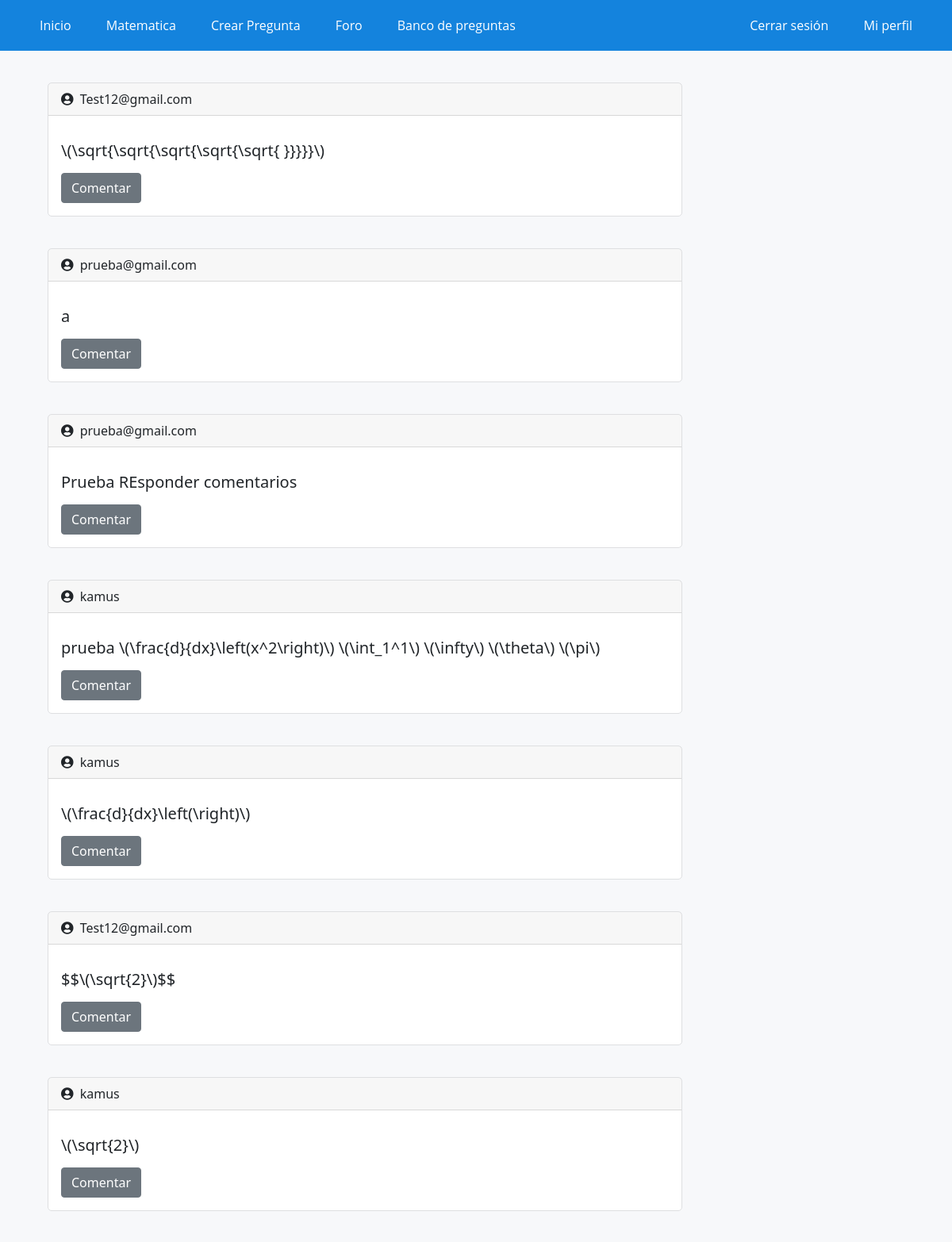
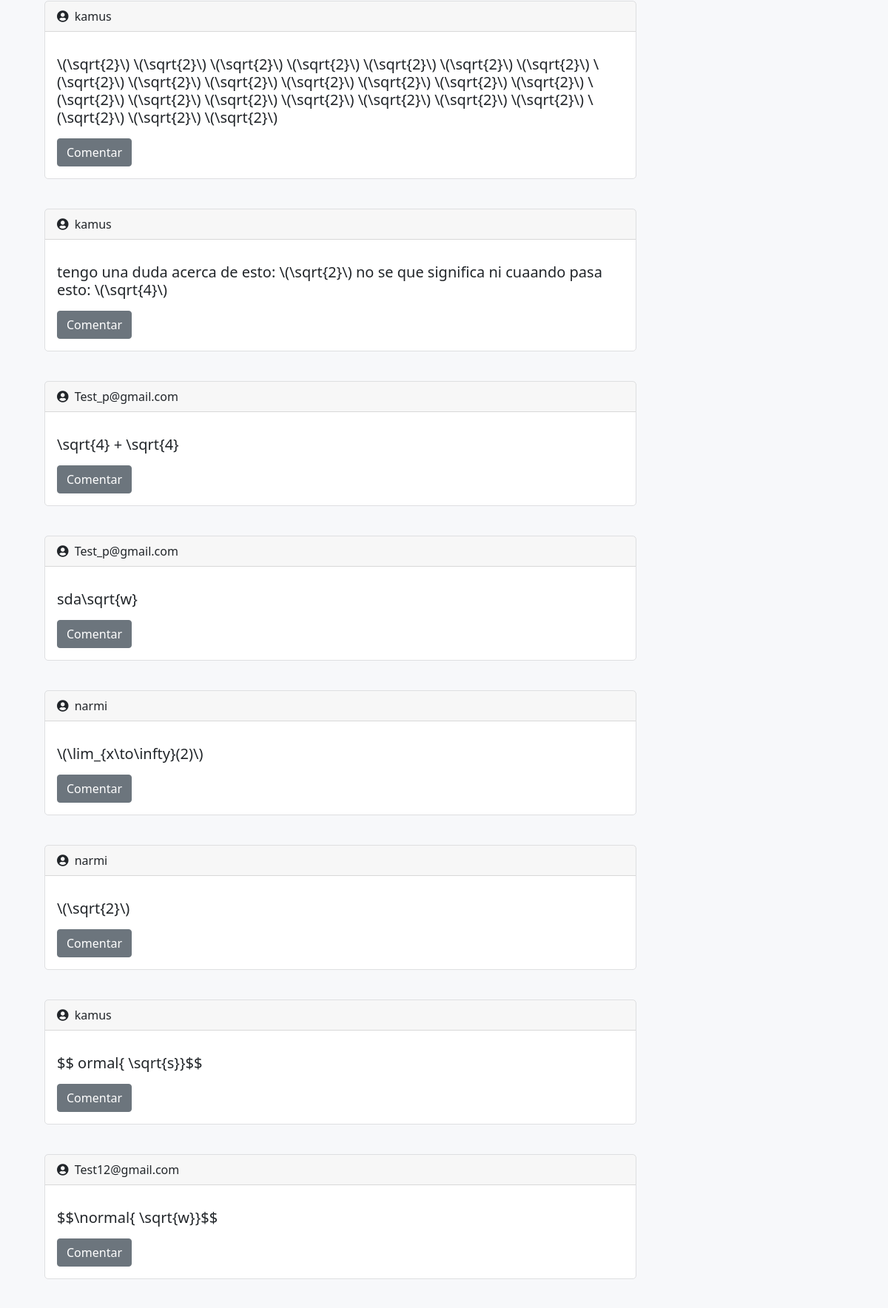
Screenshot of /foro/ (signed in, upper part) with the database file from the repository (2 pictures, top to bottom).
### WebApp/models.py (models this page shows, shortened)
class PostForo(models.Model):
    usuario = models.ForeignKey(settings.AUTH_USER_MODEL, on_delete=models.CASCADE)
    sigla = models.CharField(max_length=7, choices=siglas)
    texto = models.TextField()
    slug = models.SlugField(unique=True, blank=True)
    tiempo = models.DateTimeField(auto_now_add=True)
    class Meta:
        ordering = ['-tiempo']

### WebApp/views.py (the view)
# urls.py: path('foro/', foro, name="foro1"),
def foro(request):
    post = PostForo.objects.all()
    contexto = {
        'post': post
    }
    return render(request, 'app/foro.html', contexto)

### WebApp/templates/app/foro.html (shortened to what this page needs)
{% extends 'app/base.html' %}
{% load static %}
{% block contenido %}
<div class="elContenedor">
    <p>
        {% for post in post %}
                <div class="preguntas mb-3" style="max-width: 800px;">
                    <div class="card-header"><i class="fas fa-user-circle pr-2">&nbsp;</i> {{post.usuario}}</div>
                    <div class="card-body">
                      <p class="card-text"> <h5>{{post.texto}}</h5></p>
                      <div>
                        <a href="{% url 'foro2' post.pk %}">
                            <button type="button" class="btn btn-secondary">
                                Comentar
                            </button>
                        </a>
                    </div>
                    </div>
                  </div>
        {% endfor %}
    </p>
</div>
{% endblock %}

### WebApp/static/app/css/styles.css (style rules this page uses)
* { margin: 0; padding: 0; -webkit-box-sizing: border-box; -moz-box-sizing: border-box; box-sizing: border-box; }
body { background: rgb(247,248,250); }
.elContenedor { width: 90%; padding-top: 0px; margin:auto; }
.preguntas { background-color: rgb(255,255,255); border-radius: 5px ; margin-bottom: 40px; margin-top: 40px; border: 1px solid rgb(222,223,225); }

### rows the page displays
PostForo: usuario "Test12@gmail.com", texto "\\(\\sqrt{\\sqrt{\\sqrt{\\sqrt{\\sqrt{ }}}}}\\)"
PostForo: usuario "prueba@gmail.com", texto "a"
PostForo: usuario "prueba@gmail.com", texto "Prueba REsponder comentarios"
PostForo: usuario "kamus", texto "prueba \\(\\frac{d}{dx}\\left(x^2\\right)\\) \\(\\int_1^1\\) \\(\\infty\\) \\(\\theta\\) \\(\\pi\\)"
PostForo: usuario "kamus", texto "\\(\\frac{d}{dx}\\left(\\right)\\)"
PostForo: usuario "Test12@gmail.com", texto "$$\\(\\sqrt{2}\\)$$"
PostForo: usuario "kamus", texto "\\(\\sqrt{2}\\)"
PostForo: usuario "kamus", texto "\\(\\sqrt{2}\\) \\(\\sqrt{2}\\) \\(\\sqrt{2}\\) \\(\\sqrt{2}\\) \\(\\sqrt{2}\\) \\(\\sqrt{2}\\) \\(\\sqrt{2}\\) \\(\\sqrt{2}\\) \\(\\sqrt{2}\\) \\(\\sqrt{2}\\) \\(\\sqrt{2}\\) \\(\\sqrt{2}\\) \\(\\sqrt{2}\\) \\(\\sqrt{2}\\) \\(\\sqrt{2}\\) \\(\\sqrt{2}\\) \\(\\sqrt{2}\\) \\(\\sqrt{2}\\) \\(\\sqrt{2}\\) \\(\\sqrt{2}\\) \\(\\sqrt{2}\\) \\(\\sqrt{2}\\) \\(\\sqrt{2}\\) \\(\\sqrt{2}\\)"
PostForo: usuario "kamus", texto "tengo una duda acerca de esto: \\(\\sqrt{2}\\) no se que significa ni cuaando pasa esto: \\(\\sqrt{4}\\)"
PostForo: usuario "Test_p@gmail.com", texto "\\sqrt{4} + \\sqrt{4}"
PostForo: usuario "Test_p@gmail.com", texto "sda\\sqrt{w}"
PostForo: usuario "narmi", texto "\\(\\lim_{x\\to\\infty}(2)\\)"
PostForo: usuario "narmi", texto "\\(\\sqrt{2}\\)"
PostForo: usuario "kamus", texto "$$ ormal{ \\sqrt{s}}$$"
PostForo: usuario "Test12@gmail.com", texto "$$\\normal{ \\sqrt{w}}$$"
